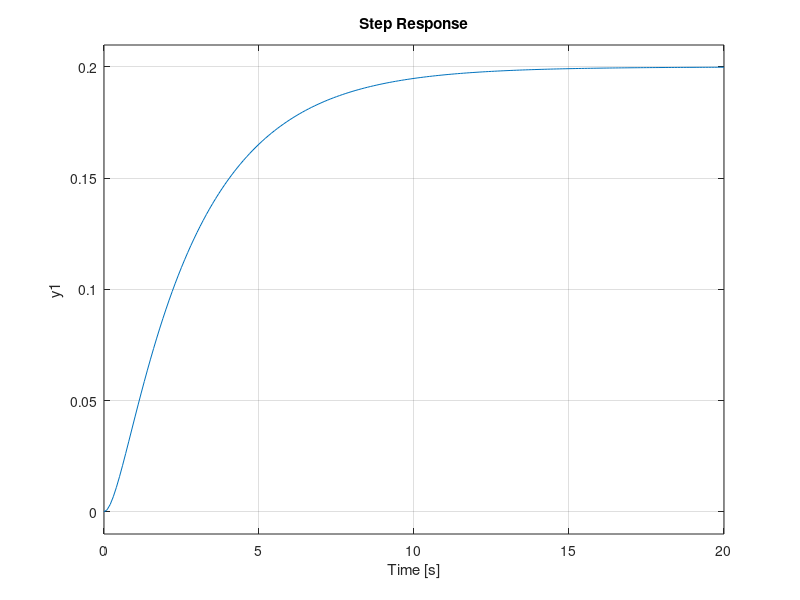

Reproduce this figure in MATLAB.
% Clear
clear
clc
close all

%% Second Order Underdamped System
% G(s) = 1 / s^2 + 2s + 1

M = 10;
B = 5;
k = 10;

G_num = [1];
G_den = [M B k]; 
G = tf(G_num,G_den)

% step response
step(G,0:0.1:20)

%% Second Order Overdamped System
% T(s) = 1 / s^2 + 2s + 1

M = 5;
B = 15;
k = 5;

T_num = [1];
T_den = [M B k];
T = tf(T_num,T_den)

% step response
step(T,0:0.1:20)
%%